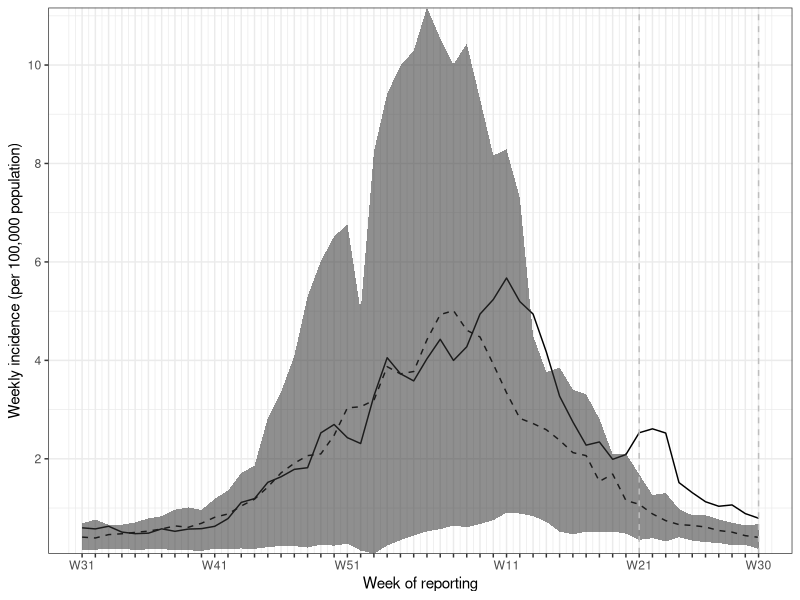

Write the R code that produced this figure.
# Load packages
library("data.table")
library("ggplot2")
library("dplyr")

# Read data
noro <- fread("Data/noro-ts.csv", data.table = FALSE)

# Change y to incidence (per 100,000 population)
noro$y <- noro$y*100000/noro$pop

# Fix ymin, ymax and ymed
noro.tmp <- noro %>% filter(season != 2010) %>% group_by(time) %>%
  summarise(ymax = max(y), ymin = min(y), ymed = median(y))

# Join to whole data
noro <- left_join(noro, noro.tmp)

# Filter out and use season 2010
noro2010 <- noro %>% filter(season == 2010)

# Some annoying ugly things to get tick marks for all weeks. 
# (Sugestions for doing this nicer are very welcome)
breaks <- 1:52
ind <- which(breaks %in% c(1, 11, 21, 33, 43, 52))
labels <- vector(length = length(breaks))
labels[ind] <- paste0("W", c(31, 41, 51, 11, 21, 30))
labels[-ind] <- ""

# Do the plotting in way to many lines
# ADD LEGEND! Colours might be nice. Maybe write "Outbreak period" and
# "Sprout warning issued".
pdf("Figures/Figure1Noro.pdf", width=6, height=4, paper='special') 
ggplot(data = noro2010, aes(x = time, y = y)) +
  geom_line() +
  geom_line(aes(y = ymed), linetype="dashed") +
  geom_ribbon(aes(ymin = ymin, ymax = ymax, alpha = 0.01)) +
  xlab("Week of reporting") + ylab("Weekly incidence (per 100,000 population)")+
  scale_y_continuous(expand = c(0,0), breaks = seq(0, 12, 2)) +
  theme_bw() +
  scale_x_continuous(breaks = breaks,
                     labels = labels) +
  geom_vline(xintercept = c(which(diff(noro2010$o104wk) != 0) + 1, nrow(noro2010)),
             linetype = "dashed", colour = "grey") + 
  guides(alpha = FALSE)
dev.off()
  
